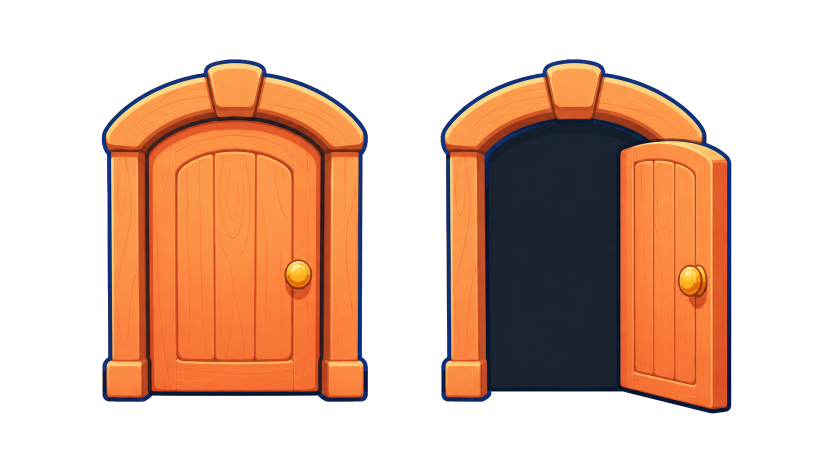
#> input picture assets/design/maps/classroom-corner/props/entrance-door/v1/entrance-door-two-state-clean.png, 1672 x 941 px (shown at 1/2 size)
$ python build_classroom_entrance_door_v1.py
#> lines starting #> are read from the running program, lines starting #| are printed output that depends on the picture
#!/usr/bin/env python3
"""Slice and normalize the generated two-state classroom entrance door asset."""

from __future__ import annotations

import json
from pathlib import Path

from PIL import Image


ROOT = Path(__file__).resolve().parents[2]
ASSET_DIR = ROOT / "assets/design/maps/classroom-corner/props/entrance-door/v1"
SOURCE = ASSET_DIR / "entrance-door-two-state-clean.png"
CANVAS_SIZE = (64, 72)
CONTENT_MAX_SIZE = (60, 68)


def normalize_state(source: Image.Image, name: str) -> dict[str, object]:
    alpha_bbox = source.getchannel("A").getbbox()
    if alpha_bbox is None:
        raise RuntimeError(f"Door state {name} has no opaque pixels")

    left, top, right, bottom = alpha_bbox
    padding = 16
    crop_box = (
        max(0, left - padding),
        max(0, top - padding),
        min(source.width, right + padding),
        min(source.height, bottom + padding),
    )
    cropped = source.crop(crop_box)
    scale = min(
        CONTENT_MAX_SIZE[0] / cropped.width,
        CONTENT_MAX_SIZE[1] / cropped.height,
    )
    resized_size = (
        max(1, round(cropped.width * scale)),
        max(1, round(cropped.height * scale)),
    )
    resized = cropped.resize(resized_size, Image.Resampling.LANCZOS)
    output = Image.new("RGBA", CANVAS_SIZE, (0, 0, 0, 0))
    paste_at = (
        (CANVAS_SIZE[0] - resized.width) // 2,
        CANVAS_SIZE[1] - resized.height,
    )
    output.alpha_composite(resized, paste_at)

    output_path = ASSET_DIR / f"entrance-door-{name}-64x72.png"
    output.save(output_path)
    return {
        "state": name,
        "source_alpha_bbox": list(alpha_bbox),
        "crop_box": list(crop_box),
        "output": str(output_path.relative_to(ROOT)),
        "canvas_px": list(CANVAS_SIZE),
        "paste_at_px": list(paste_at),
        "opaque_bbox": list(output.getchannel("A").getbbox() or (0, 0, 0, 0)),
    }


def main() -> None:
    image = Image.open(SOURCE).convert("RGBA")
#> image is the input picture: PIL image 1672x941 RGBA; mean R, G, B, A 76.6, 44, 26.2, 109.1
    split_x = image.width // 2
#> split_x = 836
    closed = image.crop((0, 0, split_x, image.height))
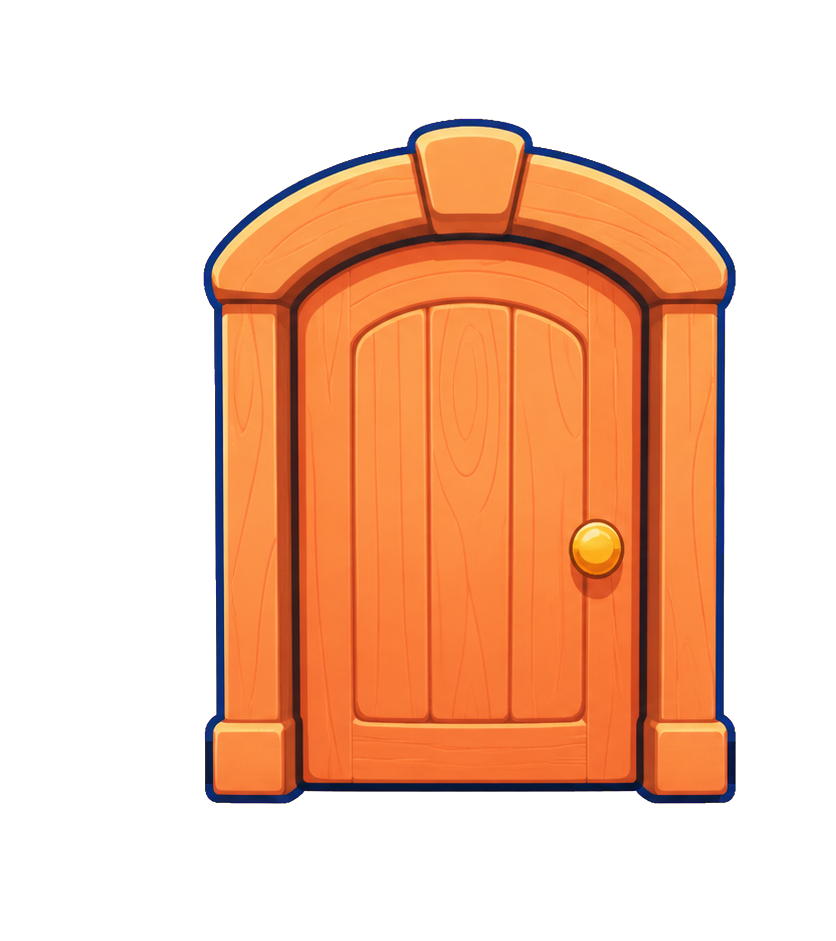
#> closed: PIL image 836x941 RGBA; mean R, G, B, A 90.8, 49.6, 25.9, 104.4; transparent parts drawn white
    opened = image.crop((split_x, 0, image.width, image.height))
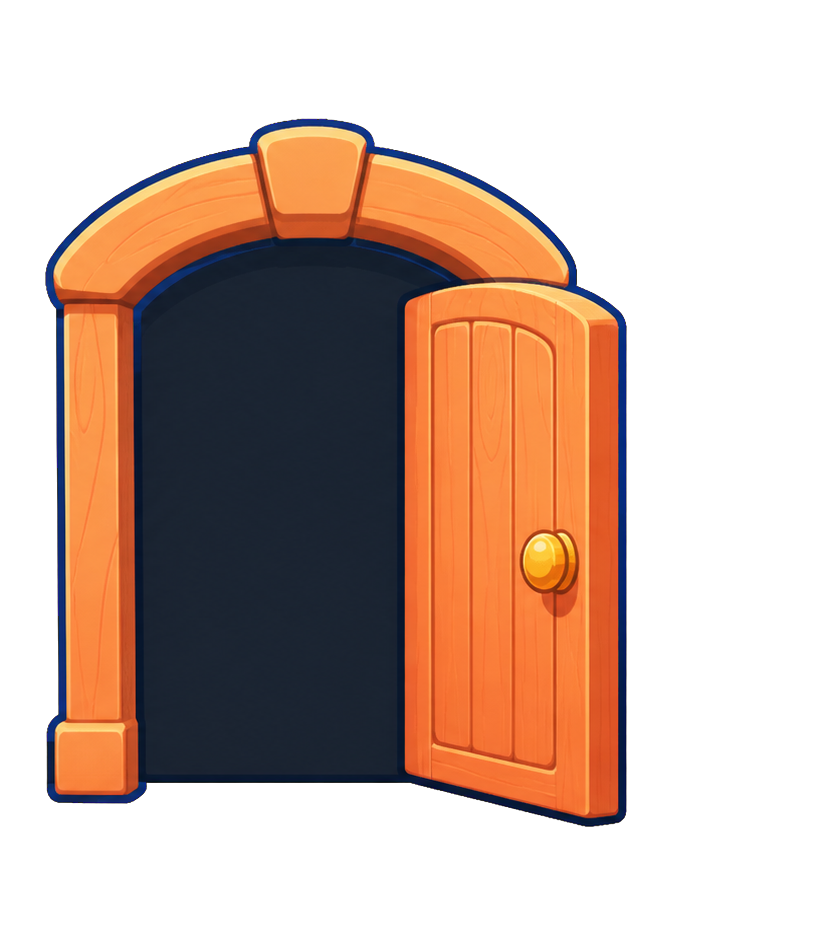
#> opened: PIL image 836x941 RGBA; mean R, G, B, A 62.3, 38.4, 26.4, 113.9; transparent parts drawn white
    states = [
        normalize_state(closed, "closed"),
        normalize_state(opened, "open"),
    ]
#> in normalize_state, `alpha_bbox = source.getchannel("A").getbbox()`: alpha_bbox = (203, 118, 736, 804)
#> in normalize_state, `left, top, right, bottom = alpha_bbox`: left = 203; top = 118; right = 736; bottom = 804
#> in normalize_state, `crop_box = ( max(0, left - padding), max(0, top - padding), min(source..`: crop_box = (187, 102, 752, 820)
#> in normalize_state, `cropped = source.crop(crop_box)`:
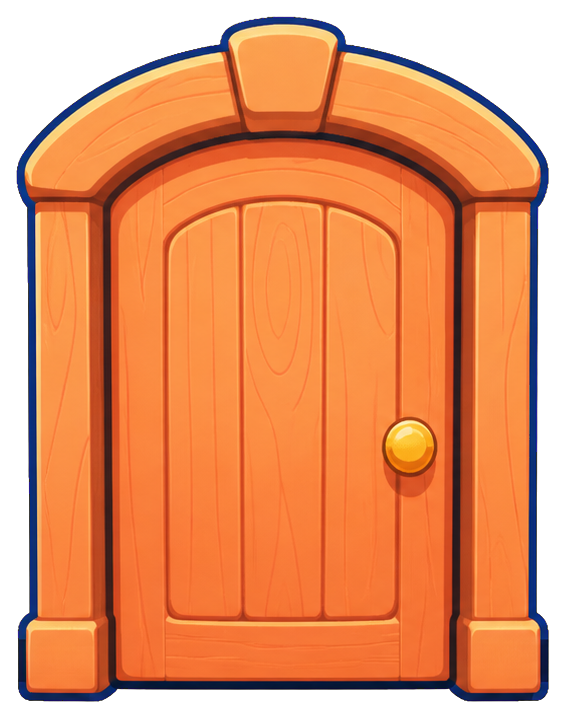
#> cropped: PIL image 565x718 RGBA; mean R, G, B, A 176.1, 96.2, 50.3, 202.5; transparent parts drawn white
#> in normalize_state, `output = Image.new("RGBA", CANVAS_SIZE, (0, 0, 0, 0))`: output: PIL image 64x72 RGBA; every value is 0
#> in normalize_state, `output.alpha_composite(resized, paste_at)`:
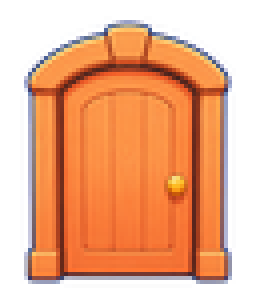
#> output: PIL image 64x72 RGBA (shown 4 times larger); mean R, G, B, A 140.8, 78.5, 47, 161.4; transparent parts drawn white
#> call 2 of normalize_state, with name = 'open'
#> in normalize_state (call 2), `alpha_bbox = source.getchannel("A").getbbox()`: alpha_bbox = (45, 118, 627, 827)
#> in normalize_state (call 2), `left, top, right, bottom = alpha_bbox`: left = 45; right = 627; bottom = 827
#> in normalize_state (call 2), `crop_box = ( max(0, left - padding), max(0, top - padding), min(source..`: crop_box = (29, 102, 643, 843)
#> in normalize_state (call 2), `cropped = source.crop(crop_box)`:
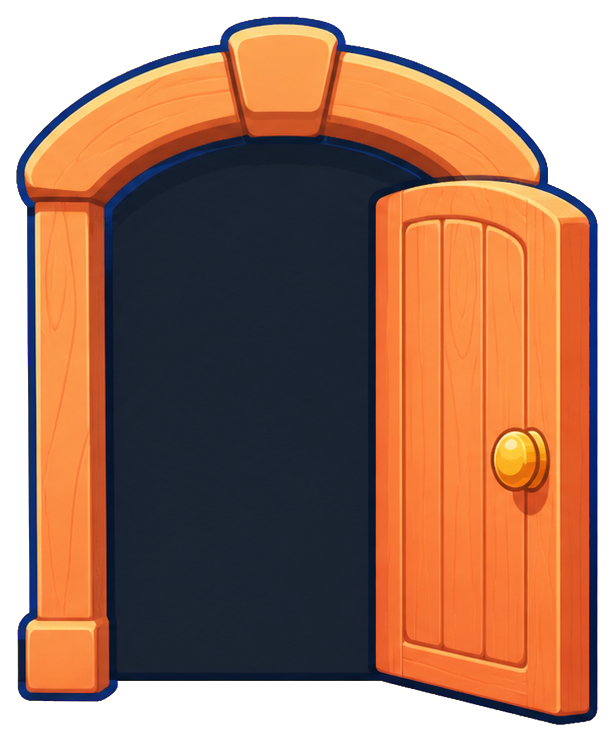
#> cropped: PIL image 614x741 RGBA; mean R, G, B, A 107.8, 66.4, 45.7, 196.9; transparent parts drawn white
#> in normalize_state (call 2), `resized = cropped.resize(resized_size, Image.Resampling.LANCZOS)`:
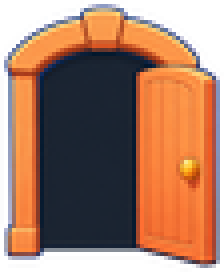
#> resized: PIL image 56x68 RGBA (shown 4 times larger); mean R, G, B, A 108.8, 68.8, 52.7, 196.8; transparent parts drawn white
#> in normalize_state (call 2), `output.alpha_composite(resized, paste_at)`:
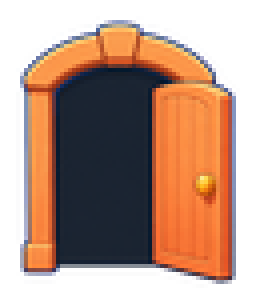
#> output: PIL image 64x72 RGBA (shown 4 times larger); mean R, G, B, A 89.9, 56.8, 43.6, 162.7; transparent parts drawn white

    metadata = {
        "prop_id": "classroom-entrance-door-v1",
        "status": "visual_approval_candidate",
        "asset_strategy": "one_by_one_two_state_source",
        "source": str(SOURCE.relative_to(ROOT)),
        "prompt": str(
            (ASSET_DIR / "entrance-door-two-state-magenta-raw.prompt.txt").relative_to(ROOT)
        ),
        "raw": str(
            (ASSET_DIR / "entrance-door-two-state-magenta-raw.png").relative_to(ROOT)
        ),
        "split_x_px": split_x,
        "states": states,
        "runtime": {
            "position_px": [296, 0],
            "spawn_anchor_px": [320, 72],
            "spawn_tile": [10, 2],
            "entry_landing_anchor_px": [328, 136],
            "entry_landing_tile": [10, 4],
            "render_layer": "wall_props",
            "collision": False,
            "join_sequence": [
                "opening",
                "open",
                "player_spawns_inside_door",
                "player_walks_to_entry_landing",
                "closing",
                "closed",
            ],
        },
    }
    (ASSET_DIR / "entrance-door-meta.json").write_text(
        json.dumps(metadata, ensure_ascii=False, indent=2) + "\n",
        encoding="utf-8",
    )


if __name__ == "__main__":
    main()

$ run again, with assets/design/maps/classroom-corner/props/entrance-door/v1/entrance-door-open-64x72.png copied over assets/design/maps/classroom-corner/props/entrance-door/v1/entrance-door-two-state-clean.png
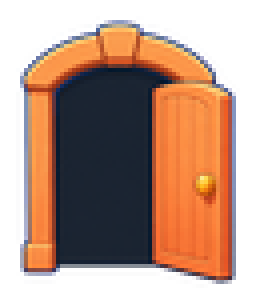
#> input picture assets/design/maps/classroom-corner/props/entrance-door/v1/entrance-door-open-64x72.png, 64 x 72 px (shown 4 times larger)
#> in main, image is the input picture: PIL image 64x72 RGBA; mean R, G, B, A 89.9, 56.8, 43.6, 162.7
#> alpha_bbox = (4, 4, 32, 71)
#> left = 4; right = 32; bottom = 71
#> crop_box = (0, 0, 32, 72)
#> in normalize_state, `output.alpha_composite(resized, paste_at)`:
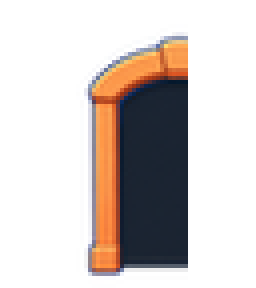
#> output: PIL image 64x72 RGBA (shown 4 times larger); mean R, G, B, A 28.8, 21.4, 20.8, 71.9; transparent parts drawn white
#> alpha_bbox = (0, 4, 28, 72)
#> left = 0; right = 28; bottom = 72
#> in normalize_state (call 2), `output.alpha_composite(resized, paste_at)`:
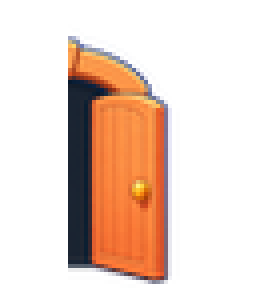
#> output: PIL image 64x72 RGBA (shown 4 times larger); mean R, G, B, A 52.1, 29.6, 21, 71.9; transparent parts drawn white
